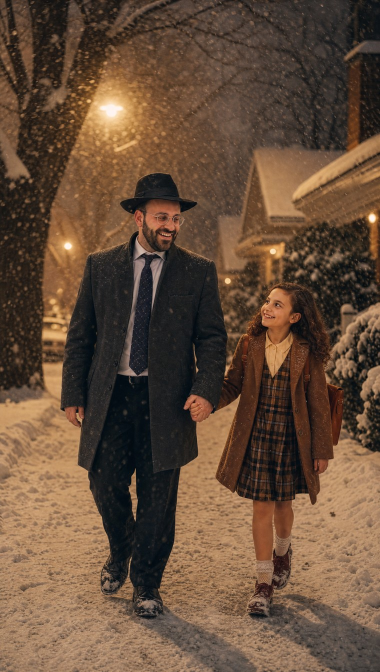
#> input picture video/together-still-v1.jpg, 760 x 1344 px (shown at 1/2 size)
$ python -i make_video.py   (imports and definitions only)
#> lines starting #> are read from the running program, lines starting #| are printed output that depends on the picture
#> further down, picture is the input picture: PIL image 760x1344 RGB; mean R, G, B 101.3, 77.2, 58.2
import numpy as np, subprocess, wave, math
from PIL import Image, ImageDraw, ImageFont, ImageFilter
U='/root/.claude/uploads/24d64b93-7524-557a-8518-cb2326d2717f/'
OUT='/tmp/claude-0/-home-user-akord/24d64b93-7524-557a-8518-cb2326d2717f/scratchpad/video/'
W,H,FPS=1080,1920,30
FB='/tmp/claude-0/-home-user-akord/24d64b93-7524-557a-8518-cb2326d2717f/scratchpad/fonts/frl.ttf'
def load(n,crop=None):
    im=Image.open(U+n).convert('RGB')
    return im.crop(crop) if crop else im
# [3 lines not run here, left out]

def warm(im,amt=0.06):
    a=np.asarray(im).astype(np.float32); a[...,0]*=1+amt; a[...,2]*=1-amt
    return Image.fromarray(np.clip(a,0,255).astype(np.uint8))
# [1 line that did not run here, left out]

def bg_of(im):  # blurred fill background
    s=max(W/im.width,H/im.height); b=im.resize((int(im.width*s)+2,int(im.height*s)+2))
#> after `s = max(W / im.width, H / im.height)`: s = 1.43
    b=b.crop(((b.width-W)//2,(b.height-H)//2,(b.width-W)//2+W,(b.height-H)//2+H))
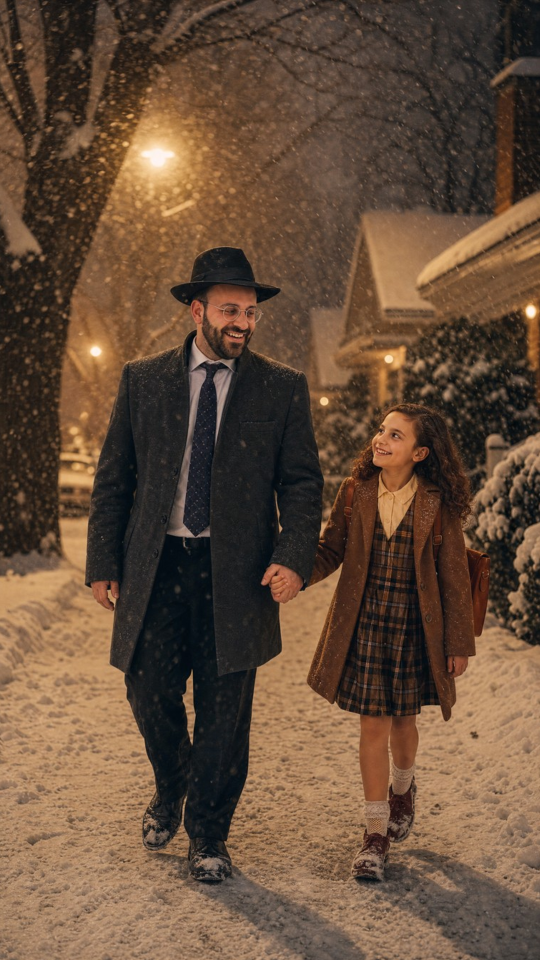
#> b: PIL image 1080x1920 RGB (shown at 1/2 size); mean R, G, B 101.3, 77.2, 58.2
    b=b.filter(ImageFilter.GaussianBlur(40))
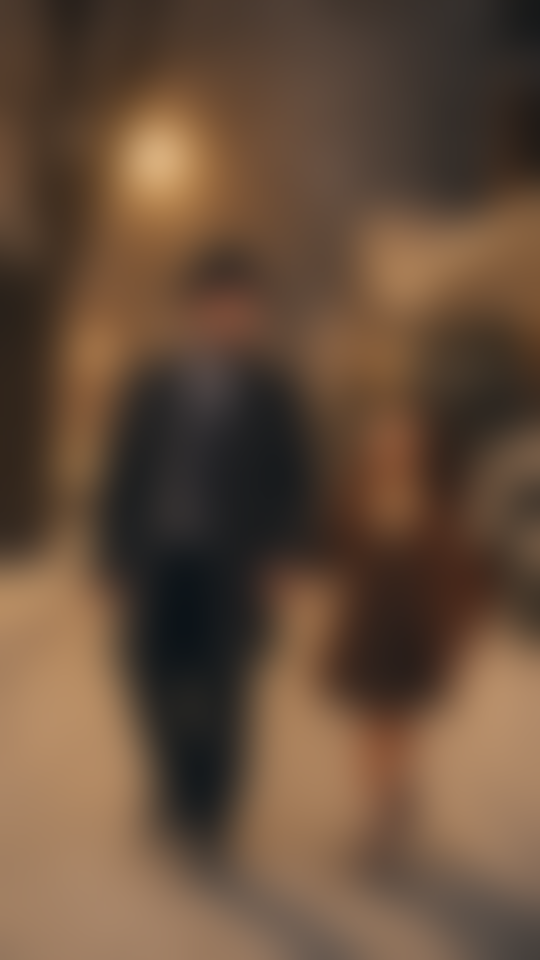
#> b: PIL image 1080x1920 RGB (shown at 1/2 size); mean R, G, B 101.2, 77.1, 58.1
    return Image.fromarray((np.asarray(b)*0.45).astype(np.uint8))
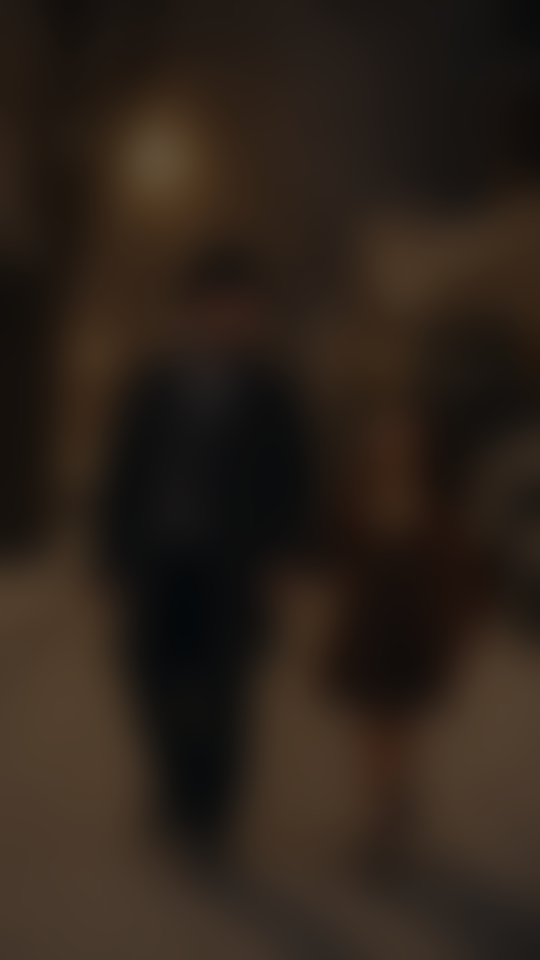
#> returned value: PIL image 1080x1920 RGB (shown at 1/2 size); mean R, G, B 45.1, 34.2, 25.7

def fit_card(im,maxw,maxh):
    s=min(maxw/im.width,maxh/im.height); return im.resize((int(im.width*s),int(im.height*s)),Image.LANCZOS)

# [12 lines left out: function text_layer, not called in this run]

def ease(t): return t*t*(3-2*t)

# scene: photo card with slow zoom (Ken Burns) on blurred bg
# [75 lines left out: functions photo_scene, title_scene, draw_heart, together_scene, not called in this run]

scenes=[
 lambda: title_scene(['יש קשר','שאין לו מילים'],4.0),
 lambda: photo_scene(dad,6.0,['אבא'],ty=1560,zoom=(1.0,1.10)),
 lambda: photo_scene(p_class,5.5,['והבת שלו','בדרך לכיתה א׳'],ty=1380,zoom=(1.0,1.12)),
 lambda: photo_scene(p_chalk,5.0,['הוא מאמין בה','בכל צעד'],ty=1380,zoom=(1.12,1.0)),
 lambda: photo_scene(p_bus,5.5,['היא יודעת','שהוא תמיד שם'],ty=1560,zoom=(1.0,1.08)),
 lambda: photo_scene(p_glass,5.0,['כל חיוך שלה','הוא האור שלו'],ty=1380,zoom=(1.0,1.12)),
 lambda: photo_scene(p_sit,5.0,['גדלה כל כך מהר...'],ty=1380,zoom=(1.12,1.0)),
 lambda: together_scene(7.0,['אבא ובת','לב אחד']),
 lambda: title_scene(['אוהב אותך','תמיד'],4.5,96),
]
secs=[4.0,6.0,5.5,5.0,5.5,5.0,5.0,7.0,4.5]
XF=int(0.8*FPS)
dur=(sum(int(x*FPS) for x in secs)-XF*(len(secs)-1))/FPS
# [1 line not run here, left out]
# soft piano music
sr=44100; N=int(sr*(dur+0.5)); mus=np.zeros(N)
# [5 lines left out: function note, not called in this run]
mid=lambda m:440*2**((m-69)/12)
prog=[[48,55,60,64,67],[43,50,55,59,62],[45,52,57,60,64],[41,48,53,57,60]]  # C G Am F
beat=0.5; t=0; bar=0
mel=[76,74,72,74, 74,71,67,71, 72,71,69,72, 69,67,65,67]
# [8 lines not run here, left out]
rev=mus.copy()
# [3 lines not run here, left out]
rev=rev/np.abs(rev).max()*0.8
# [2 lines not run here, left out]

# [3 lines that did not run here, left out]
out=[]; cnt=0
# [5 lines left out: function emit, not called in this run]
tail=None
# [10 lines not run here, left out]

>>> from PIL import Image
>>> picture = Image.open('together-still-v1.jpg')
>>> result = bg_of(picture)
